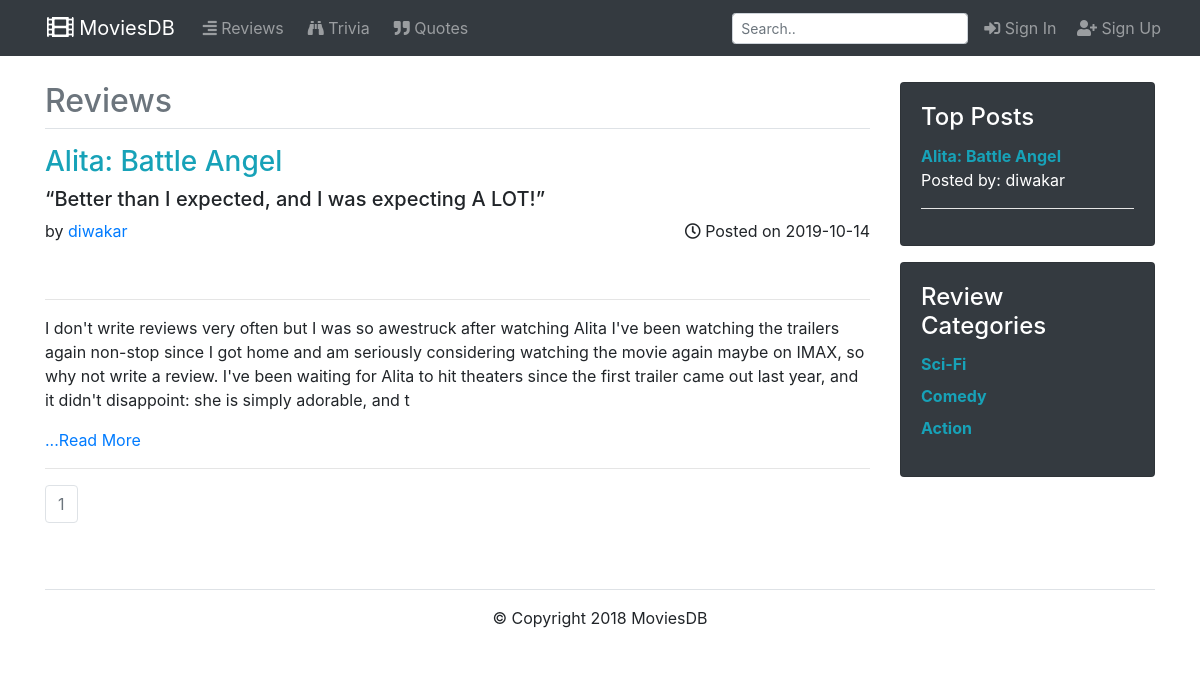
Screenshot of /reviews.php with the database file from the repository.
### tables this page shows
CREATE TABLE `posts` (
  `post_id` int(11) NOT NULL,
  `post_type` varchar(250) NOT NULL,
  `post_title` varchar(250) NOT NULL,
  `post_author` varchar(250) NOT NULL,
  `post_date` date NOT NULL,
  `post_content` text NOT NULL,
  `post_cat_id` int(11) NOT NULL,
  `post_image` text NOT NULL,
  `post_desc` text NOT NULL,
  `post_comment_count` int(11) NOT NULL
);

CREATE TABLE `categories` (
  `cat_id` int(11) NOT NULL,
  `cat_title` varchar(250) NOT NULL
);

### reviews.php (the view, shortened to what this page needs)
<!DOCTYPE html>
<html lang="en">
<?php include "includes/db.php"; ?>
<?php include "includes/header.php"; ?>
<body>
	<?php include "includes/navbar.php"; ?>
	<div class="container">
		<div class="row">
			<div class="col-md-9">
				<h2 class="pb-2 mt-3 mb-2 border-bottom text-muted">
					Reviews
				</h2>
				<?php
                $perPage = 4;
                if(isset($_GET['page'])) {
                    $page = $_GET['page'];
                } else {
                    $page = "1";
                }
                if($page == "" || $page == 1) {
                    $page1 = 0;
                } else {
                    $page1 = ($page * $perPage) - $perPage;
                }
                $query = "SELECT * FROM posts WHERE post_type = 'review'";
                $count = mysqli_query($connect, $query);
                $postCount = mysqli_num_rows($count);
                $postCount = ceil($postCount / $perPage);
				$query = "SELECT * FROM posts WHERE post_type = 'review' ORDER BY post_date DESC LIMIT $page1, $perPage";
				$posts = mysqli_query($connect, $query);
				while($row = mysqli_fetch_assoc($posts)) {
                    $postID = $row['post_id'];
					$postTitle = $row['post_title'];
					$postAuthor = $row['post_author'];
					$postDate = $row['post_date'];
					$postImage = $row['post_image'];
					$postContent = substr($row['post_content'], 0, 400);
					$postDesc = $row['post_desc'];
					?>
					<h3 class="mt-3">
						<a class="text-info" href="post.php?p_id=<?php echo $postID; ?>"><?php echo $postTitle; ?></a>
					</h3>
					<h5><q><?php echo $postDesc ?></q></h5>
					<p>
						by <a href="profiles.php?user=<?php echo $postAuthor; ?>"><?php echo $postAuthor ?></a>
						<span class="float-right"><i class="far fa-clock"></i> Posted on <?php echo $postDate; ?></span>
					</p>
					<?php
					if(strlen($postImage) > 0) {
						?>
						<center><img class="img-responsive" width="300px" src="images/<?php echo $postImage; ?>" alt=""></center>
						<?php
					}
                    ?>
					<hr>
                    <p><?php echo $postContent; ?></p>
                    <a href="post.php?p_id=<?php echo $postID; ?>">...Read More</a>
					<hr>
				<?php } ?>
				<nav id="pagination" aria-label="Page navigation">
                  <ul class="pagination">
                    <?php
                    for($i = 1; $i <= $postCount; $i++) {
                        if($i == $page) {
                            echo "<li class='page-item active disabled'><a class='page-link' aria-disabled='true' aria-pressed='true'>{$i}</a></li>";
                        } else {
                            echo "<li class='page-item'><a class='page-link' href='reviews.php?page={$i}'>{$i}</a></li>";
                        }
                    }
                    ?>
                  </ul>
                </nav>
			</div>
			<?php include "includes/sidebar.php" ?>
		</div>
		<?php include "includes/footer.php" ?>
	</div>
</body>
</html>

### includes/sidebar.php
<div class="col-md-3">
	<div class="card text-white bg-dark mt-3">
		<?php
		$query = "SELECT * FROM posts ORDER BY post_comment_count DESC, post_title ASC LIMIT 4";
		$posts = mysqli_query($connect, $query);
		?>
		<div class="card-body">
		    <h4 class="card-title">Top Posts</h4>
            <div class="row">
                <div class="col-lg-12">
                    <ul class="list-unstyled">
                        <?php
                        while($row = mysqli_fetch_assoc($posts)) {
                            $postID = $row['post_id'];
                            $postTitle = $row['post_title'];
                            $postAuthor = $row['post_author'];
                            ?>
                            <a class="text-info" href="post.php?p_id=<?php echo $postID; ?>"><b><?php echo $postTitle; ?></b><br></a>
                            <span>Posted by: <?php echo $postAuthor; ?></span>
                            <hr class="bg-white">
                            <?php
                        }
                        ?>
                    </ul>
                </div>
            </div>
		</div>
    </div>
    <div class="card text-white bg-dark mt-3">
		<?php
		$query = "SELECT * FROM categories";
		$cats = mysqli_query($connect, $query);
		?>
		<div class="card-body">
		    <h4 class="card-title">Review Categories</h4>
            <div class="row">
                <div class="col-lg-12">
                    <ul class="list-unstyled">
                        <?php
                        while($row = mysqli_fetch_assoc($cats)) {
                            $catID = $row['cat_id'];
                            $catTitle = $row['cat_title'];
                            echo "<li class='mb-2'><a class='text-info' href='category.php?category=$catID'><b>$catTitle</b></a></li>";
                        }
                        ?>
                    </ul>
                </div>
            </div>
		</div>
    </div>
</div>

### css/blog-home.css (style rules this page uses)
body { padding-top: 50px; }

### rows the page displays
posts: post_title "Alita: Battle Angel", post_desc "Better than I expected, and I was expecting A LOT!", post_author "diwakar", post_date "2019-10-14", post_content "I don't write reviews very often but I was so awestruck after watching Alita I've been watching the trailers again non-stop since I got home and am seriously considering watching the movie again maybe on IMAX, so why not write a review. I've been waiting for Alita to hit theaters since the first trailer came out last year, and it didn't disappoint: she is simply adorable, and t"
categories: cat_title "Sci-Fi"
categories: cat_title "Comedy"
categories: cat_title "Action"
